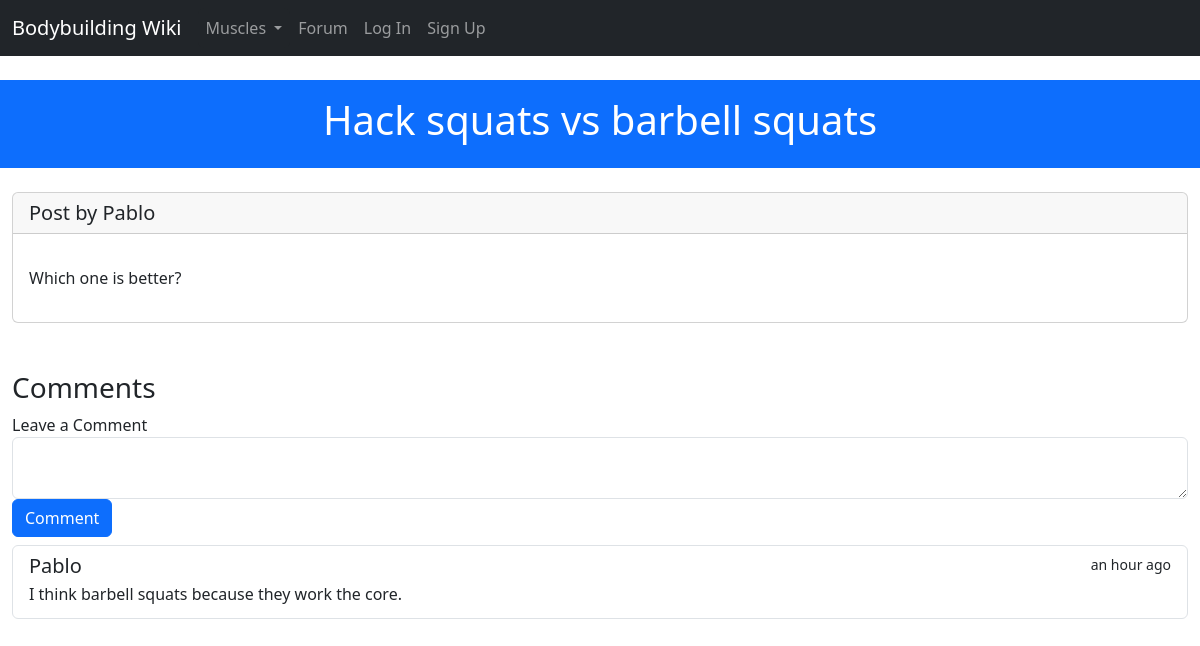
The page /forum/post/5/ on the database its author committed.
### project/forum/models.py (models this page shows)
class Post(db.Model):
 __tablename__ = 'posts'
 id = db.Column(db.Integer, primary_key=True)
 title = db.Column(db.String(50))
 body = db.Column(db.Text)
 timestamp = db.Column(db.DateTime, index=True, default=datetime.utcnow)
 author_id = db.Column(db.Integer, db.ForeignKey('users.id'))
 comments = db.Relationship('Comment', backref='post', lazy='dynamic')

class Comment(db.Model):
 __tablename__ = 'comments'
 id = db.Column(db.Integer, primary_key=True)
 text = db.Column(db.Text())
 author_id = db.Column(db.Integer, db.ForeignKey('users.id'))
 timestamp = db.Column(db.DateTime, index=True, default=datetime.utcnow)
 post_id = db.Column(db.Integer, db.ForeignKey('posts.id'))

### project/auth/models.py (models this page shows, shortened)
class User(UserMixin, db.Model):
    __tablename__ = 'users'
    id = db.Column(db.Integer, primary_key=True)
    username = db.Column(db.String(64), unique=True, index=True)
    email = db.Column(db.String(64), unique=True, index=True)
    role_id = db.Column(db.Integer, db.ForeignKey('roles.id'))
    name = db.Column(db.String(64))
    location = db.Column(db.String(64))
    about_me = db.Column(db.Text())
    member_since = db.Column(db.DateTime(), default=datetime.utcnow) # datetime.utcnow is missing the () at the end. This is because the default argument in db.Column() can take a function as a value.
    last_seen = db.Column(db.DateTime(), default=datetime.utcnow)
    password_hash = db.Column(db.String(128))
    posts = db.relationship('Post', backref='author', lazy='dynamic')
    comments = db.relationship('Comment', backref='author', lazy='dynamic')
    papers_saved = db.relationship('PaperSaved', lazy='dynamic')
    def can(self, perm):
        return self.role is not None and self.role.has_permission(perm)
    @property
    def password(self):
        raise AttributeError('password is not a readable attribute')

### project/forum/views.py (the view)
@forum.route('post/<int:id>/', methods=['GET', 'POST'])
def post_read(id):
    post = Post.query.get_or_404(id)
    form = CommentForm()
    if form.validate_on_submit() and current_user.can(Permission.COMMENT):
        comment = Comment(text=form.text.data, author=current_user._get_current_object(), post=post)
        db.session.add(comment)
        db.session.commit()
        flash('Your comment has been posted!')
        return redirect(url_for('.post_read', id=id))
    return render_template('forum/post.html', post=post, form=form)

### project/forum/forms.py
class CommentForm(FlaskForm):
    text = TextAreaField("What do you think about this?", validators=[DataRequired()])
    submit = SubmitField('Comment')

### project/main/__init__.py (called while the page is built)
@main.app_context_processor
def inject_user():
    return dict(user=current_user or None)

@main.app_context_processor
def inject_permissions():
    return dict(Permission=Permission)

@main.app_context_processor
def inject_muscles():
    return dict(muscles=Muscle.query.all())

### project/templates/forum/post.html (shortened to what this page needs)
{% extends 'base.html' %}
{% block header %}{{post.title}}{% endblock header %}
{% block content %}
    <div class="card">
        <div class="col">
            <h1 class="card-header lead">Post by {{post.author.username}} </h1>
        </div>
        <div class="card-body">
            <p class="text-body">{{post.body}}</p>
        </div>
    </div>
    <div class="row mt-5">
        <div class="col">
            <h3>Comments</h3>
            <form method="post">
                <div class="form-group">
                    <label for="comment">Leave a Comment</label>
                    {{ form.text(class="form-control") }}
                </div>
                <button type="submit" class="btn btn-primary mb-2">Comment</button>
            </form>
            <div class="list-group">
            {% for comment in post.comments.all() %}
                <div class="list-group-item list-group-item-action" aria-current="true">
                    <div class="d-flex w-100 justify-content-between">
                    <h5 class="mb-1">{{comment.author.username}}</a></h5>
                    <small>{{ moment(comment.timestamp).fromNow() }}</small>
                    </div>
                    <p class="mb-1">{{ comment.text }}</p>
                </div>
            {% endfor %}
            </div>
    </div>
{% endblock content %}

### rows shown on the page
Post: title "Hack squats vs barbell squats", body "Which one is better?"
User: author.username "Pablo"
Comment: author.username "Pablo", timestamp "an hour ago", text "I think barbell squats because they work the core."
